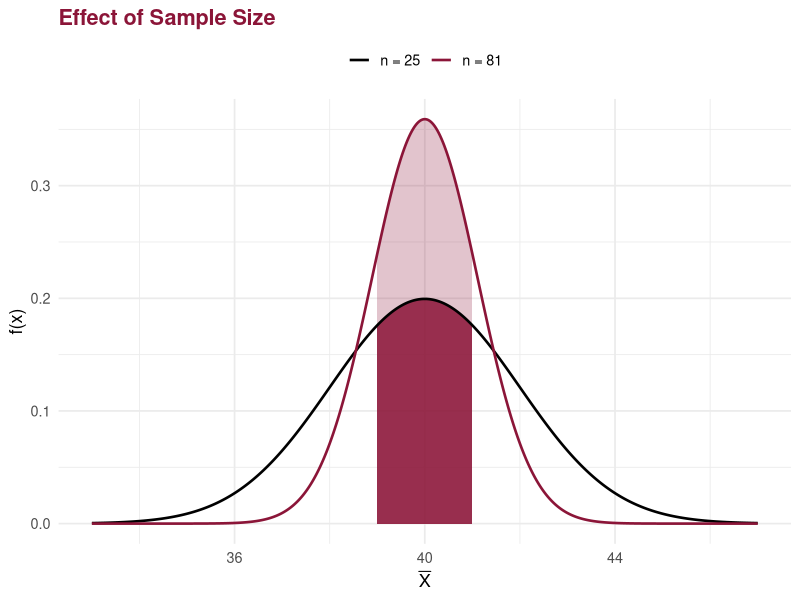
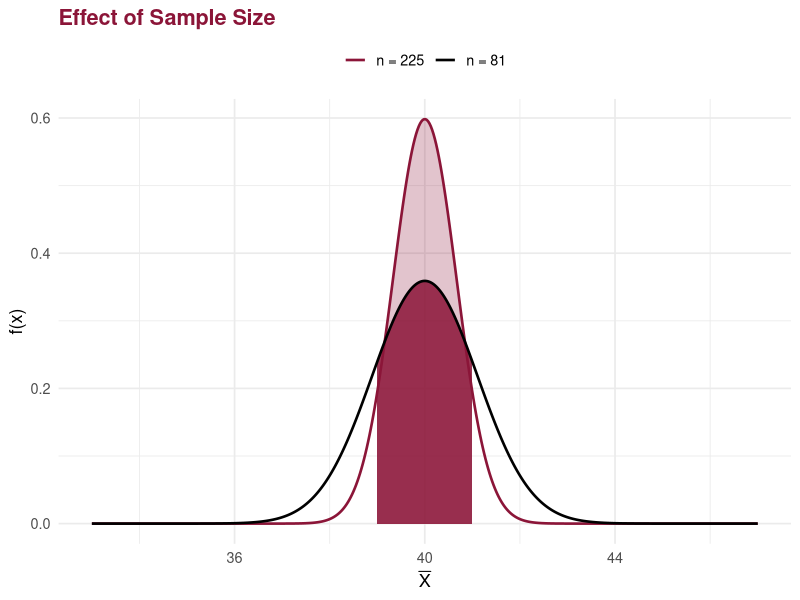
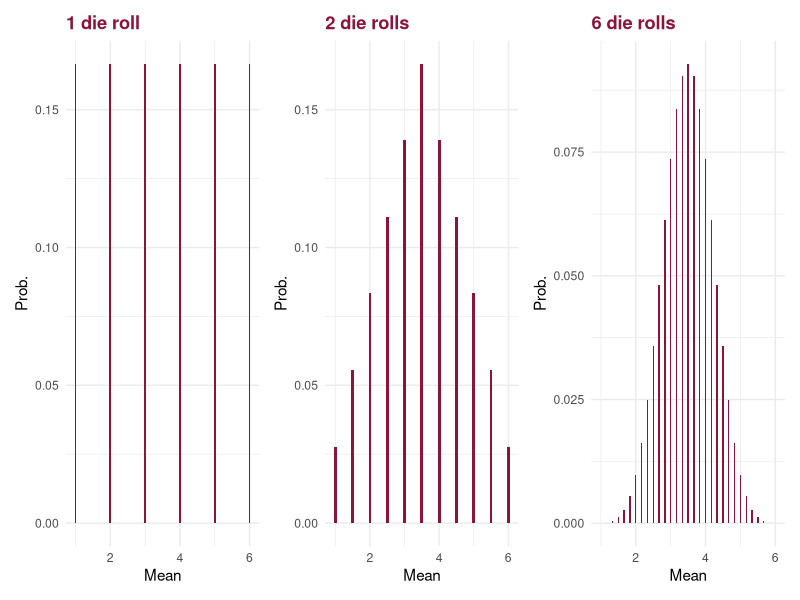

The R script that drew these images, in order:
## ---- chunk 1
#| fig-height: 3.2
#| fig-width: 7
#| fig-align: center
library(ggplot2)

mu <- 40
x  <- seq(33, 47, length.out = 500)

d25  <- dnorm(x, mu, 10/sqrt(25))
d81  <- dnorm(x, mu, 10/sqrt(81))

df <- data.frame(
  x    = rep(x, 2),
  y    = c(d25, d81),
  grp  = rep(c("n = 25", "n = 81"), each = 500)
)

# shaded regions
shade25 <- data.frame(x = x[x > 39 & x <= 41], y = dnorm(x[x > 39 & x <= 41], mu, 10/sqrt(25)))
shade81 <- data.frame(x = x[x > 39 & x <= 41], y = dnorm(x[x > 39 & x <= 41], mu, 10/sqrt(81)))

ggplot() +
  geom_ribbon(data = shade25, aes(x = x, ymin = 0, ymax = y), fill = "#8B1538", alpha = 0.85) +
  geom_ribbon(data = shade81, aes(x = x, ymin = 0, ymax = y), fill = "#8B1538", alpha = 0.25) +
  geom_line(data = df, aes(x = x, y = y, colour = grp, linetype = grp), linewidth = 0.9) +
  scale_colour_manual(values = c("n = 25" = "black", "n = 81" = "#8B1538")) +
  scale_linetype_manual(values = c("n = 25" = "solid", "n = 81" = "solid")) +
  labs(title = "Effect of Sample Size", x = expression(bar(X)), y = "f(x)",
       colour = NULL, linetype = NULL) +
  theme_minimal(base_size = 13) +
  theme(legend.position = "top",
        plot.title = element_text(colour = "#8B1538", face = "bold"))
## ---- chunk 2
#| fig-height: 3.0
#| fig-width: 7
#| fig-align: center
x <- seq(33, 47, length.out = 500)

d81  <- dnorm(x, 40, 10/sqrt(81))
d225 <- dnorm(x, 40, 10/sqrt(225))

df2 <- data.frame(
  x   = rep(x, 2),
  y   = c(d81, d225),
  grp = rep(c("n = 81", "n = 225"), each = 500)
)

shade81b  <- data.frame(x = x[x > 39 & x <= 41], y = dnorm(x[x > 39 & x <= 41], 40, 10/sqrt(81)))
shade225  <- data.frame(x = x[x > 39 & x <= 41], y = dnorm(x[x > 39 & x <= 41], 40, 10/sqrt(225)))

ggplot() +
  geom_ribbon(data = shade81b,  aes(x = x, ymin = 0, ymax = y), fill = "#8B1538", alpha = 0.85) +
  geom_ribbon(data = shade225,  aes(x = x, ymin = 0, ymax = y), fill = "#8B1538", alpha = 0.25) +
  geom_line(data = df2, aes(x = x, y = y, colour = grp), linewidth = 0.9) +
  scale_colour_manual(values = c("n = 81" = "black", "n = 225" = "#8B1538")) +
  labs(title = "Effect of Sample Size", x = expression(bar(X)), y = "f(x)",
       colour = NULL) +
  theme_minimal(base_size = 13) +
  theme(legend.position = "top",
        plot.title = element_text(colour = "#8B1538", face = "bold"))
## ---- chunk 3
#| fig-height: 3.2
#| fig-width: 10
#| fig-align: center
library(ggplot2)
library(patchwork)

die_mean_pmf <- function(n, faces = 1:6) {
  if (n == 1) {
    df <- data.frame(x = faces, prob = rep(1/6, 6))
    return(df)
  }
  # enumerate via convolution
  probs <- rep(1/6, 6)
  combined <- probs
  for (i in seq_len(n - 1)) {
    combined <- convolve(combined, rev(probs), type = "open")
  }
  vals <- seq(n, 6 * n) / n
  data.frame(x = vals, prob = combined)
}

p1 <- ggplot(die_mean_pmf(1),  aes(x = x, y = prob)) +
  geom_col(fill = "#8B1538", width = 0.05) +
  labs(title = "1 die roll", x = "Mean", y = "Prob.") +
  theme_minimal(base_size = 11) +
  theme(plot.title = element_text(colour = "#8B1538", face = "bold"))

p2 <- ggplot(die_mean_pmf(2),  aes(x = x, y = prob)) +
  geom_col(fill = "#8B1538", width = 0.08) +
  labs(title = "2 die rolls", x = "Mean", y = "Prob.") +
  theme_minimal(base_size = 11) +
  theme(plot.title = element_text(colour = "#8B1538", face = "bold"))

p3 <- ggplot(die_mean_pmf(6),  aes(x = x, y = prob)) +
  geom_col(fill = "#8B1538", width = 0.04) +
  labs(title = "6 die rolls", x = "Mean", y = "Prob.") +
  theme_minimal(base_size = 11) +
  theme(plot.title = element_text(colour = "#8B1538", face = "bold"))

p1 + p2 + p3
